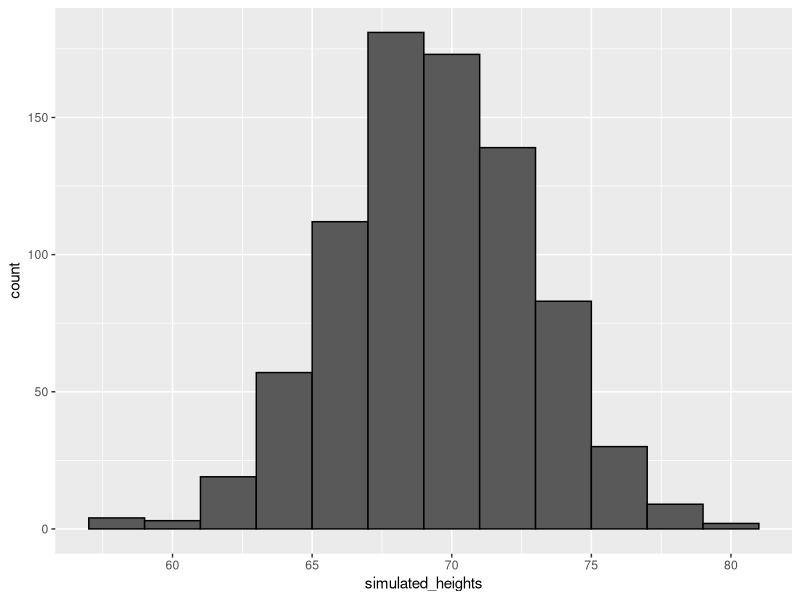

Recreate this plot in R.
# define x as male heights from dslabs data
library(tidyverse)
library(dslabs)
data(heights)
x <- heights %>% filter(sex=="Male") %>% pull(height)

# generate simulated height data using normal distribution - both datasets should have n observations
n <- length(x)
avg <- mean(x)
s <- sd(x)
simulated_heights <- rnorm(n, avg, s)

# plot distribution of simulated_heights
data.frame(simulated_heights = simulated_heights) %>%
  ggplot(aes(simulated_heights)) +
  geom_histogram(color="black", binwidth = 2)

# Monte Carlo simulation of chance tallest person in a simulation is above 7 feet
B <- 10000
tallest <- replicate(B, {
  simulated_data <- rnorm(800, avg, s)    # generate 800 normally distributed random heights
  max(simulated_data)    # determine the tallest height
})
mean(tallest >= 7*12)    # proportion of times that tallest person exceeded 7 feet (84 inches)
